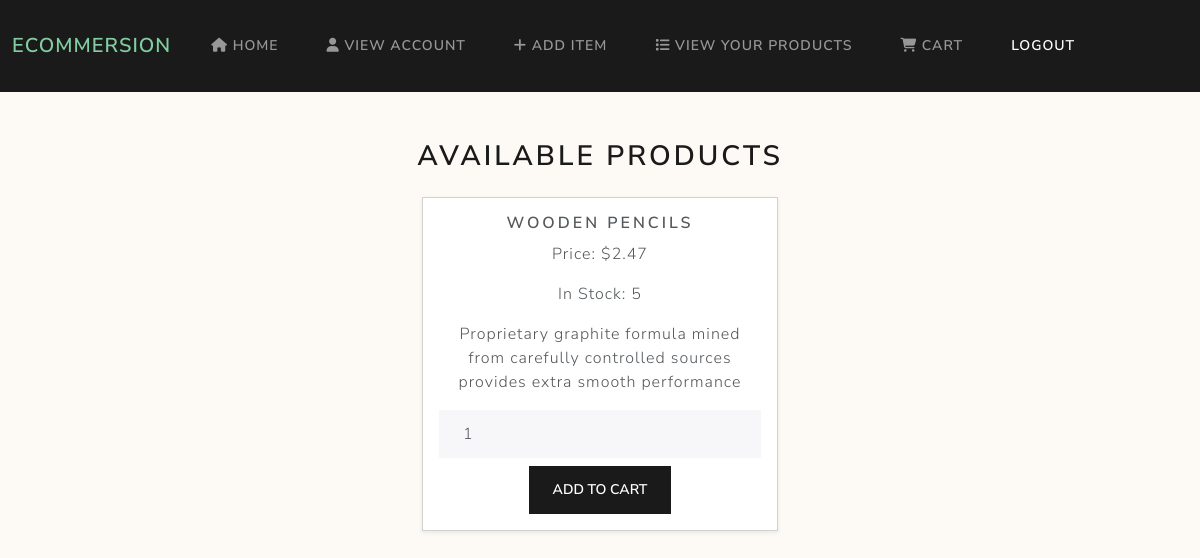
Screenshot of / (signed in) with the database file from the repository.
### models.py (models this page shows)
class Inventory(db.Model):
    __tablename__ = 'inventory'
    itemID = Column(Integer, primary_key=True)
    title = Column(String(50), nullable=False)
    sellerID = Column(Integer, ForeignKey('users.userID'), nullable=False)
    price = Column(Numeric(10, 2), nullable=False)
    stock = Column(Integer, nullable=False)
    image = Column(String(255), nullable=True)  # Add this line
    description = Column(String(255), nullable=False)

### main.py (the view)
@app.route("/")
def home():
    if current_user.is_authenticated:
        items = Inventory.query.all()
        return render_template("home.html", user=current_user, items=items)
    return render_template("login.html")

### main.py (called while the page is built)
@login.user_loader
def load_user(id):
    return db.session.get(User, int(id))

### templates/home.html (shortened to what this page needs)
<!DOCTYPE html>
<html lang="en">
<head>
    <link href="https://cdn.jsdelivr.net/npm/bootswatch@5.3.2/dist/lux/bootstrap.min.css" rel="stylesheet">
    <link href="https://cdnjs.cloudflare.com/ajax/libs/font-awesome/6.4.2/css/all.min.css" rel="stylesheet">
</head>
<body>
    <nav class="navbar navbar-expand-lg navbar-dark bg-primary">
        <div class="container-fluid">
            <a class="navbar-brand" href="/">Ecommersion</a>
            <div class="collapse navbar-collapse" id="navbarNav">
                <ul class="navbar-nav">
                    {% if current_user.userID != 0 and current_user.is_authenticated %}
                    <li class="nav-item">
                        <a class="nav-link" href="/"><i class="fas fa-home"></i> Home</a>
                    </li>
                    {% endif %}
                    {% if current_user.is_authenticated %}
                    <li class="nav-item">
                        <a class="nav-link" href="/viewAccount"><i class="fas fa-user"></i> View Account</a>
                    </li>
                    {% endif %}
                    {% if current_user.userID != 0 and current_user.is_authenticated %}
                    <li class="nav-item">
                        <a class="nav-link" href="/addInventory"><i class="fas fa-plus"></i> Add Item</a>
                    </li>
                    {% endif %}
                    {% if current_user.userID != 0 and current_user.is_authenticated %}
                    <li class="nav-item">
                        <a class="nav-link" href="/viewProducts"><i class="fas fa-list"></i> View Your Products</a>
                    </li>
                    {% endif %}
                    {% if current_user.userID != 0 and current_user.is_authenticated %}
                    <li class="nav-item">
                        <a class="nav-link" href="/cart"><i class="fas fa-shopping-cart"></i> Cart</a>
                    </li>
                    {% endif %}
                    <li class="nav-item">
                        {% if current_user.is_authenticated %}
                        <a class="nav-link active" aria-current="page" href="/logout">Logout</a>
                    </li>
                    {% endif %}
                </ul>
            </div>
        </div>
    </nav>
    {% block content %}
    <div class="container mt-5">
        <h2 class="text-center mb-4">Available Products</h2>
        <div class="row justify-content-center">
            {% for item in items %}
            <div class="col-md-4 mb-4 d-flex align-items-stretch">
                <div class="card shadow-sm w-100">
                    <div class="card-body text-center">
                        <h5 class="card-title">{{ item.title }}</h5>
                        <p class="card-text">Price: ${{ "%.2f" | format(item.price) }}</p>
                        <p class="card-text">In Stock: {{ item.stock }}</p>
                        <p class="card-text">{{ item.description or "No description available." }}</p>
                        <form action="{{ url_for('addToCart') }}" method="post">
                            <input type="number" name="quantity" value="1" min="1" max="{{ item.quantity }}" class="form-control mb-2" required>
                            <button type="submit" class="btn btn-primary">Add to Cart</button>
                        </form>
                    </div>
                </div>
            </div>
            {% endfor %}
        </div>
    </div>
    {% endblock %}
</body>
</html>

### templates/home.html (style rules this page uses)
body { background-color:rgb(253, 249, 245); }
.navbar-brand { color: rgb(129, 205, 160); }

### rows the page displays
Inventory: title "WOODEN PENCILS", price "2.47", stock "5", description "Proprietary graphite formula mined from carefully controlled sources provides extra smooth performance"
